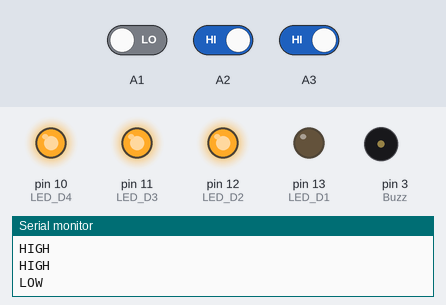
This sketch was run on a simulated Arduino Uno, built with avr-gcc and run on an emulated ATmega328P. Parts: output pins drawn as LEDs (lit = HIGH), buzzer (waves = sounding, pin HIGH), the last lines printed to the serial monitor. The inputs (shaded band) are chosen by the test bench; at power-on: A1 LOW, A2 HIGH, A3 HIGH.

Above: at 1.2 s.
1.3 s: A1 driven HIGH
At 1.7 s:
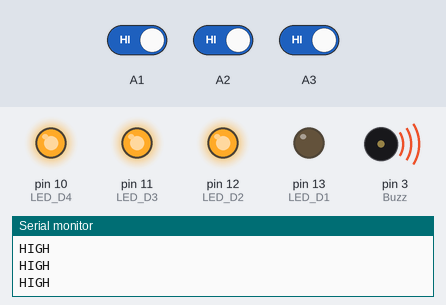
2.8 s: A2 driven LOW
At 4.0 s:
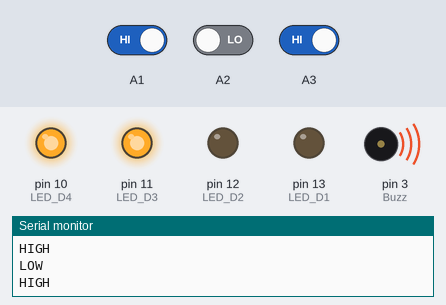
4.3 s: A3 driven LOW
At 4.9 s:
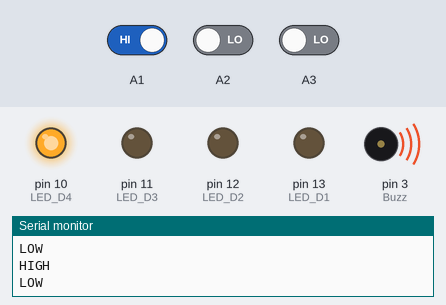
5.8 s: A1 driven LOW
At 7.0 s:
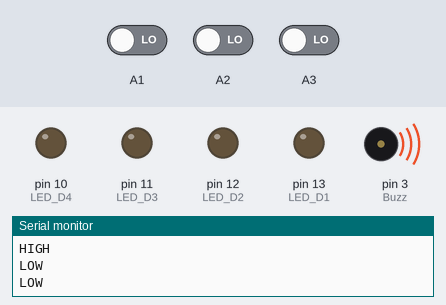
7.3 s: A2 driven HIGH
At 8.2 s:
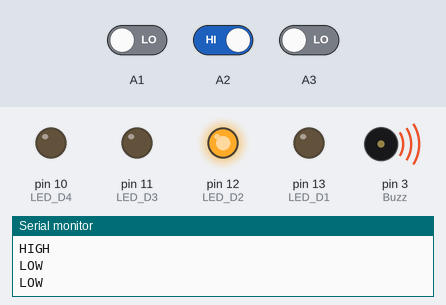
8.8 s: A3 driven HIGH
At 9.8 s:
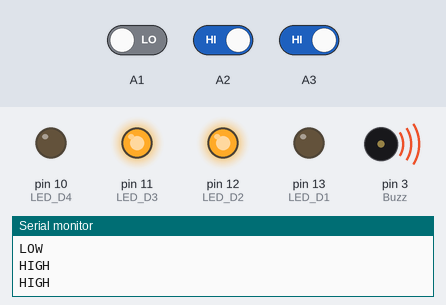
Timing chart, 0 to 11.3 s (numbered marks = the images above; inputs shaded):
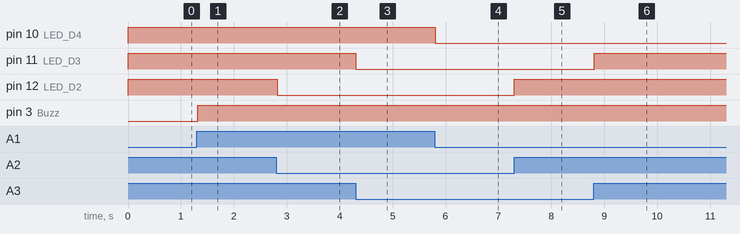

Measured:
- after the input at 1.3 s, pin 3 (Buzz): LOW → HIGH at once
- after the input at 2.8 s, pin 12 (LED_D2): HIGH → LOW at once
- after the input at 4.3 s, pin 11 (LED_D3): HIGH → LOW at once
- after the input at 5.8 s, pin 10 (LED_D4): HIGH → LOW at once
- after the input at 7.3 s, pin 12 (LED_D2): LOW → HIGH at once
- after the input at 8.8 s, pin 11 (LED_D3): LOW → HIGH at once

The sketch:

MultiFunction_Shiel_02.ino
```cpp
int LED_D1 = 13;
int LED_D2 = 12;
int LED_D3 = 11;
int LED_D4 = 10;
int Buzz = 3;

void setup()
{
  Serial.begin(9600);

  pinMode(A1, INPUT);
  pinMode(A2, INPUT);
  pinMode(A3, INPUT);

  pinMode(LED_D1, OUTPUT);
  pinMode(LED_D2, OUTPUT);
  pinMode(LED_D3, OUTPUT);
  pinMode(LED_D4, OUTPUT);
  pinMode(Buzz, OUTPUT);

  digitalWrite(LED_D1,HIGH);
  digitalWrite(LED_D2,HIGH);
  digitalWrite(LED_D3,HIGH);
  digitalWrite(LED_D4,HIGH);

}

void loop()
{
  Serial.println("App init OK");

  while(1)
  {

   while(digitalRead(A1) == LOW && digitalRead(A2) == LOW && digitalRead(A3) == LOW)
   {
    digitalWrite(LED_D4, LOW);
   }

    //relação botão A1 com o LED D1
    if(digitalRead(A1) == HIGH )
    {
      Serial.println("HIGH");
      digitalWrite(Buzz, HIGH);
    }
    else if(digitalRead(A1) == LOW)
    {
      Serial.println("LOW");
      digitalWrite(LED_D1, LOW);
    }

    //relação botão A2 com o LED D2
    if(digitalRead(A2) == HIGH )
    {
      Serial.println("HIGH");
      digitalWrite(LED_D2, HIGH);
    }
    else if(digitalRead(A2) == LOW)
    {
      Serial.println("LOW");
      digitalWrite(LED_D2, LOW);
    }

    //relação botão A3 com o LED D3
    if(digitalRead(A3) == HIGH )
    {
      Serial.println("HIGH");
      digitalWrite(LED_D3, HIGH);
    }
    else if(digitalRead(A3) == LOW)
    {
      Serial.println("LOW");
      digitalWrite(LED_D3, LOW);
    }


  }

}
```
